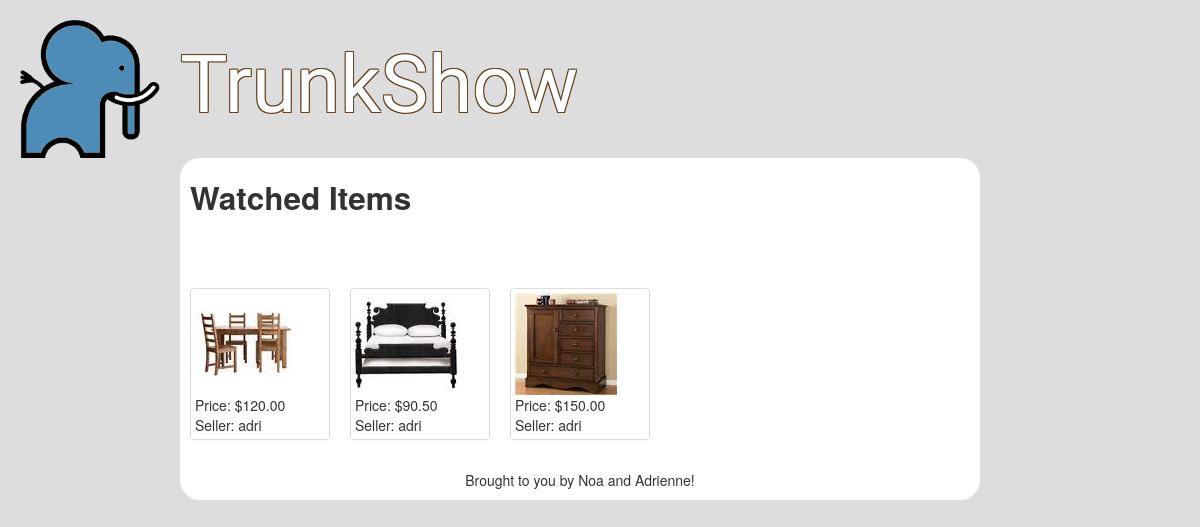
The page /saveditems/ (signed in) on the database its author committed.
### jlist/models.py (models this page shows, shortened)
class Item(models.Model):
    seller = models.ForeignKey('UserProfile', unique=False, related_name="item" )
    name = models.CharField(max_length = 50)
    description = models.CharField("Description",max_length = 1000)
    price = models.DecimalField(decimal_places=2, max_digits=6)
    sold = models.BooleanField()
    date_added = models.DateField(auto_now_add=True)
    photo = models.FileField(upload_to='photos/%Y/%m/%d')

### jlist/views.py (the view)
# urls.py: url(r'^saveditems/$', 'jlist.views.display_watched_items', name='display_watched_items'),
@login_required
def display_watched_items(request):
    user_id = str(request.session['username'])
    currentUser = UserProfile.objects.get(user=User.objects.get(username=user_id))
    watchedItems = currentUser.watched_items.all()
    fields = Item._meta.fields
    seller_names = defaultdict(list)
    for item in watchedItems:
        user = User.objects.get(profile=item.seller)
        item.seller_name = user.username
    return render_to_response("watcheditems.html", {'items': watchedItems, 'fields': fields, 'seller_names': seller_names},
        context_instance=RequestContext(request), )

### jumbolist/templates/watcheditems.html (shortened to what this page needs)
{% extends "base.html" %}
{% block content %}
    <h2>Watched Items</h2>
    {% if items %}
        <div class="row">
        <div class="span10">
        <div class="pagination">
        </div>
        </div>
        </div>
    <div id="pagination">
    <div class="row">
    <div class="span10">
    <ul class ="thumbnails">
        {% for item in items %}
            <li class="span2">
            <div class="thumbnail">
                <a href="/watch/item/{{ item.id }}" rel="superbox[iframe][700x500]"><img src="{{ item.photo.url }}" /></a><br />
                Price: ${{ item.price }} <br />
                Seller: {{ item.seller_name }}
            </div>
            </li>
        {% endfor %}
    </ul>
    </div>
    {% else %}
        You're not watching anything!
        <div style="height:500px;"></div>
    {% endif %}
{% endblock %}

### rows shown on the page
Item: photo (picture), price "120.00", seller_name "adri"
Item: photo (picture), price "90.50", seller_name "adri"
Item: photo (picture), price "150.00", seller_name "adri"
